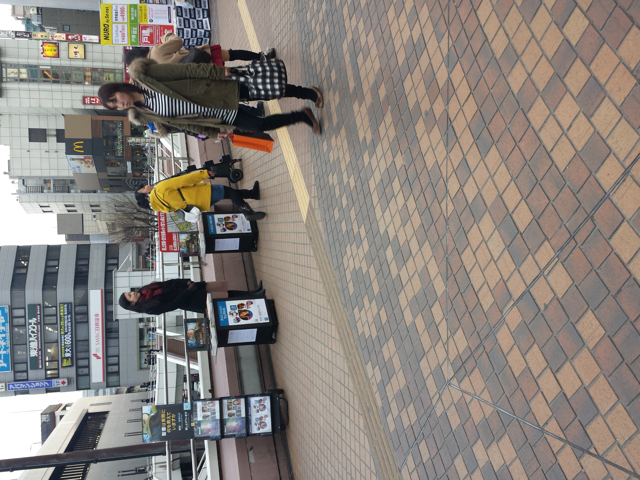
#> input picture png/Saitama_001.png, 640 x 480 px; its folder holds 4 pictures in this run
$ python jpgTopng.py png png
#> lines starting #> are read from the running program, lines starting #| are printed output that depends on the picture
import sys
import os
from PIL import Image

# this is to make jpg file to PNG
# When running the program, user must give two parameters in command.
# First is current directory of photos and second is new folders for converted images.
# e.g. jpgTopng.py [Current Directory Name] [New Directory Name]
# grab first and second argument

current_folder = sys.argv[1]
new_folder = sys.argv[2]

# # check if new/ exists, if not create
if not os.path.exists(new_folder):
    os.mkdir(new_folder)
else:
    print("Folder already exists")
width = int(input('Enter the Width value: '))
#> the answer given: 100
height = int(input('Enter the Height value: '))
#> the answer given: 100

# loop through photos
for filename in os.listdir(f'{current_folder}/'):
    img = Image.open(f'{current_folder}/{filename}')
#> img is the input picture: PIL image 640x480 RGB; mean R, G, B 138.4, 131.1, 125
    resize = img.resize((width,height))
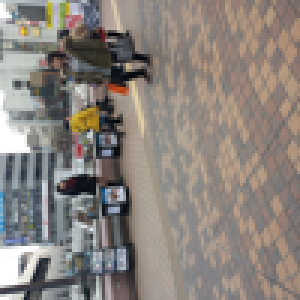
#> resize: PIL image 100x100 RGB (shown 3 times larger); mean R, G, B 138.4, 131.1, 125
    clean_name = os.path.splitext(filename)[0]
    resize.save(f'{new_folder}/{clean_name}.png','png')
    print(f'conversion done for {filename}, Width:{width}, Height:{height}!')
#> pass 2 of the loop `for filename in os.listdir(f'{current_folder}/'):`:
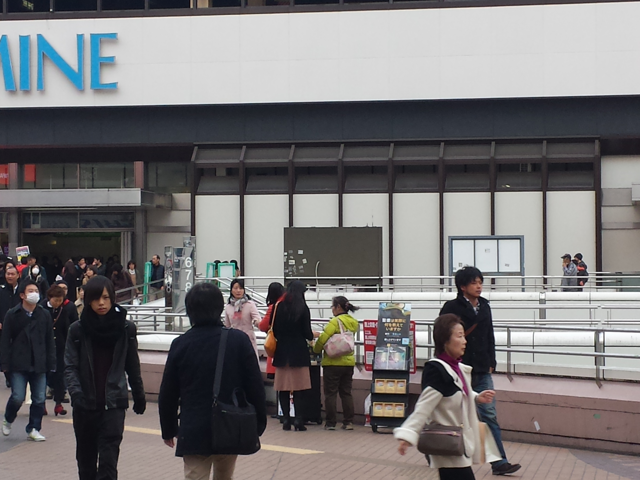
#> input picture png/Saitama_002.png, 640 x 480 px
#> img is the input picture: PIL image 640x480 RGB; mean R, G, B 117.3, 114.8, 115.9
#> `resize = img.resize((width,height))`:
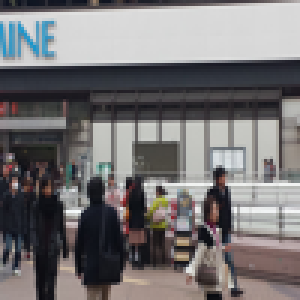
#> resize: PIL image 100x100 RGB (shown 3 times larger); mean R, G, B 117.3, 114.8, 115.9
#> pass 3 of the loop `for filename in os.listdir(f'{current_folder}/'):`:
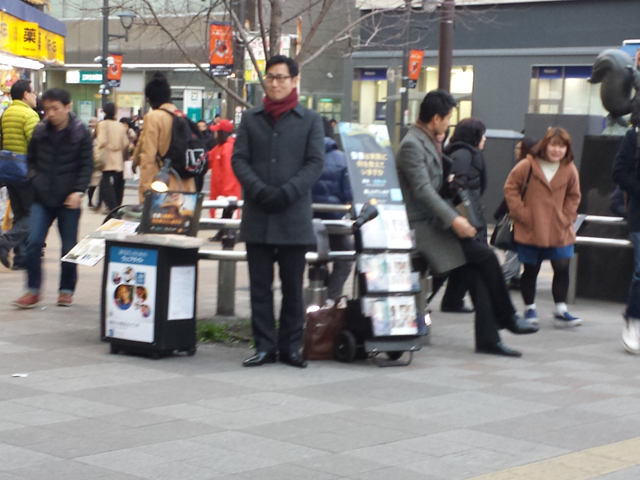
#> input picture png/Saitama_003.png, 640 x 480 px
#> img is the input picture: PIL image 640x480 RGB; mean R, G, B 129.5, 126.4, 125.2
#> `resize = img.resize((width,height))`:
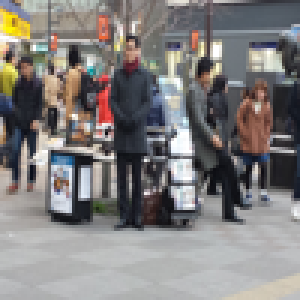
#> resize: PIL image 100x100 RGB (shown 3 times larger); mean R, G, B 129.5, 126.4, 125.1
#> the loop made 4 passes; the first 3 are shown

# testing if git commit has been reflected
